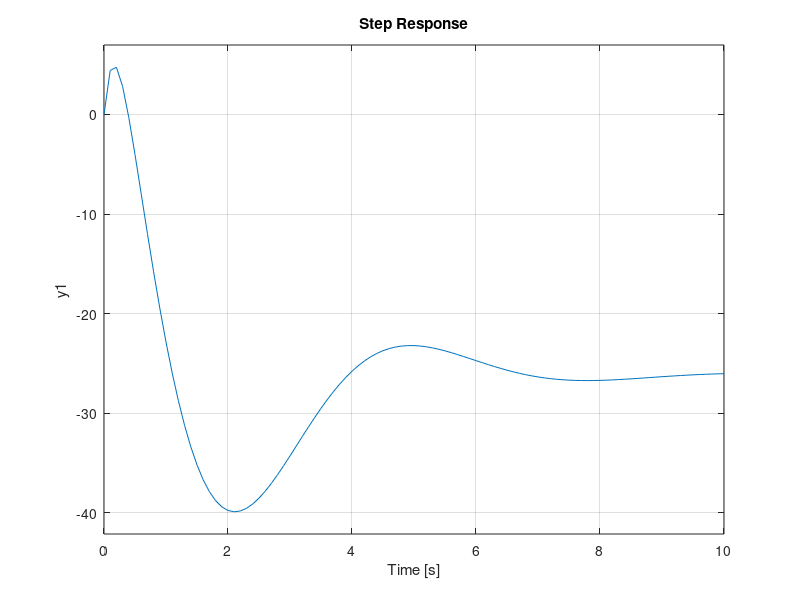

MATLAB code to generate this figure: (Note: this script raises an error after producing the figure.)
% Time response

clc; clear; close all;

%% Second order parameters

p1 = [1 3+7*i];
p2 = [1 3-7*i];

deng = conv(p1 ,p2);

% natural frequency
omegan = sqrt(deng(3)/deng(1));

% damping ratio
zeta = (deng(2)/deng(1))/(omegan*2);

% peak time
Tp = pi/(omegan*sqrt(1 - zeta^2));

% settling time
Ts = 4/(zeta*omegan);

% %OS
pos = 100*exp(-zeta*pi/sqrt(1 - zeta^2));

%% step response (tf form)

num = [24.542];
den = [1 4 24.542];
T = tf(num, den)
step(T)

%% step response  (SS form)

A = [0 1 0; 0 0 1; -9 -8 -7];
B = [7;8;9];
C = [2 3 4];
D = 0;

T = ss(A, B, C, D);
t = 0:0.1:10;

step(T, t)
grid on

%% step response with SS with x(0) initial state vector

syms s

A = [0 1 0; 0 0 1; -24 -26 -9];
B = [0; 0; 1];
C = [1 1 0];
X0 = [1; 0; 2];
U = 1/(s+1); %exp(-t)


I = eye(3);

% visit (4.96) solve X
X = ((s*I - A)^-1)*(X0 + B*U);

% visit (4.97) solve Y
Y = C*X;
Y = simplify(Y)

% show graph
step(tf([1 11 5], [1 9 26 24]))

% solve y(t)
y = ilaplace(Y);
pretty(y)

% find eigenvalues of A which are poles of Y(s)
eig(A)


%% if U(s) is 1/s, graph becomes ramp line which is to be discussed